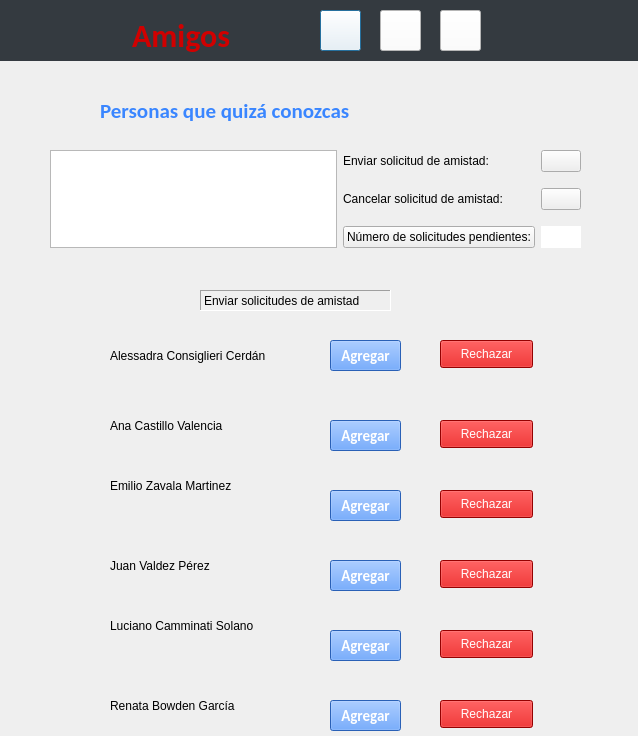
<?xml version="1.0" encoding="UTF-8"?>
<ui version="4.0">
 <class>Friends</class>
 <widget class="QDialog" name="Friends">
  <property name="geometry">
   <rect>
    <x>0</x>
    <y>0</y>
    <width>638</width>
    <height>736</height>
   </rect>
  </property>
  <property name="windowTitle">
   <string>Dialog</string>
  </property>
  <widget class="QStackedWidget" name="stackedWidget">
   <property name="geometry">
    <rect>
     <x>0</x>
     <y>0</y>
     <width>651</width>
     <height>61</height>
    </rect>
   </property>
   <property name="styleSheet">
    <string notr="true">QStackedWidget{
	background-color: #343A40;
	border: 1px #343A40;
}</string>
   </property>
   <widget class="QWidget" name="page">
    <widget class="QLabel" name="Picture">
     <property name="geometry">
      <rect>
       <x>10</x>
       <y>-10</y>
       <width>75</width>
       <height>75</height>
      </rect>
     </property>
     <property name="text">
      <string/>
     </property>
    </widget>
    <widget class="QPushButton" name="HomeButton">
     <property name="geometry">
      <rect>
       <x>320</x>
       <y>10</y>
       <width>41</width>
       <height>41</height>
      </rect>
     </property>
     <property name="styleSheet">
      <string notr="true">QPushButton{
	background-color: #FFFFFF;
}</string>
     </property>
     <property name="text">
      <string/>
     </property>
    </widget>
    <widget class="QPushButton" name="CalendarButton">
     <property name="geometry">
      <rect>
       <x>380</x>
       <y>10</y>
       <width>41</width>
       <height>41</height>
      </rect>
     </property>
     <property name="styleSheet">
      <string notr="true">QPushButton{
	background-color: #FFFFFF;
}</string>
     </property>
     <property name="text">
      <string/>
     </property>
    </widget>
    <widget class="QPushButton" name="FriendsButton">
     <property name="geometry">
      <rect>
       <x>440</x>
       <y>10</y>
       <width>41</width>
       <height>41</height>
      </rect>
     </property>
     <property name="styleSheet">
      <string notr="true">QPushButton{
	background-color: #FFFFFF;
}</string>
     </property>
     <property name="text">
      <string/>
     </property>
    </widget>
    <widget class="QLabel" name="Inicio">
     <property name="geometry">
      <rect>
       <x>120</x>
       <y>10</y>
       <width>161</width>
       <height>51</height>
      </rect>
     </property>
     <property name="font">
      <font>
       <family>Calibri</family>
       <pointsize>24</pointsize>
       <weight>75</weight>
       <bold>true</bold>
      </font>
     </property>
     <property name="styleSheet">
      <string notr="true">QLabel{
	background-color: #343A40;
	border: 0px;
	padding: 5px;
	color: #D00000
}</string>
     </property>
     <property name="text">
      <string>Amigos</string>
     </property>
    </widget>
    <widget class="QLabel" name="Nombre">
     <property name="geometry">
      <rect>
       <x>490</x>
       <y>10</y>
       <width>150</width>
       <height>15</height>
      </rect>
     </property>
     <property name="font">
      <font>
       <family>Calibri</family>
       <pointsize>10</pointsize>
       <weight>75</weight>
       <bold>true</bold>
      </font>
     </property>
     <property name="styleSheet">
      <string notr="true">QLabel{
	background-color: #343A40;
	border: 0px;
	color: #FFFFFF;
}</string>
     </property>
     <property name="text">
      <string/>
     </property>
     <property name="alignment">
      <set>Qt::AlignCenter</set>
     </property>
    </widget>
    <widget class="QLabel" name="Codigo">
     <property name="geometry">
      <rect>
       <x>490</x>
       <y>30</y>
       <width>150</width>
       <height>15</height>
      </rect>
     </property>
     <property name="font">
      <font>
       <family>Calibri</family>
       <pointsize>9</pointsize>
       <weight>75</weight>
       <bold>true</bold>
      </font>
     </property>
     <property name="styleSheet">
      <string notr="true">QLabel{
	background-color: #343A40;
	border: 0px;
	color: #D00000;
}</string>
     </property>
     <property name="text">
      <string/>
     </property>
     <property name="alignment">
      <set>Qt::AlignCenter</set>
     </property>
    </widget>
   </widget>
  </widget>
  <widget class="QWidget" name="layoutWidget">
   <property name="geometry">
    <rect>
     <x>50</x>
     <y>140</y>
     <width>531</width>
     <height>121</height>
    </rect>
   </property>
   <layout class="QGridLayout" name="gridLayout">
    <item row="1" column="2">
     <widget class="QPushButton" name="CancelarSolicitud">
      <property name="text">
       <string/>
      </property>
     </widget>
    </item>
    <item row="1" column="1">
     <widget class="QLabel" name="label_3">
      <property name="text">
       <string>Cancelar solicitud de amistad:</string>
      </property>
     </widget>
    </item>
    <item row="0" column="0" rowspan="3">
     <widget class="QListWidget" name="listWidget"/>
    </item>
    <item row="2" column="1">
     <widget class="QPushButton" name="pushButton">
      <property name="text">
       <string>Número de solicitudes pendientes:</string>
      </property>
     </widget>
    </item>
    <item row="0" column="2">
     <widget class="QPushButton" name="EnviarSolicitud">
      <property name="text">
       <string/>
      </property>
     </widget>
    </item>
    <item row="0" column="1">
     <widget class="QLabel" name="label_2">
      <property name="text">
       <string>Enviar solicitud de amistad:</string>
      </property>
     </widget>
    </item>
    <item row="2" column="2">
     <widget class="QLabel" name="label">
      <property name="styleSheet">
       <string notr="true">QLabel{
	background-color: #FFFFFF;
}</string>
      </property>
      <property name="text">
       <string/>
      </property>
     </widget>
    </item>
   </layout>
  </widget>
  <widget class="QLabel" name="label_4">
   <property name="geometry">
    <rect>
     <x>100</x>
     <y>95</y>
     <width>341</width>
     <height>31</height>
    </rect>
   </property>
   <property name="font">
    <font>
     <family>Calibri</family>
     <pointsize>16</pointsize>
     <weight>75</weight>
     <bold>true</bold>
    </font>
   </property>
   <property name="styleSheet">
    <string notr="true">QLabel{
	vackground-color: #FFFFFF;
	color: #3A86FF;
}</string>
   </property>
   <property name="text">
    <string>Personas que quizá conozcas</string>
   </property>
  </widget>
  <widget class="QPushButton" name="pushButton_5">
   <property name="geometry">
    <rect>
     <x>440</x>
     <y>630</y>
     <width>93</width>
     <height>28</height>
    </rect>
   </property>
   <property name="styleSheet">
    <string notr="true">QPushButton{
	background-color: #D00000;
	color: #FFFFFF
}</string>
   </property>
   <property name="text">
    <string>Rechazar</string>
   </property>
  </widget>
  <widget class="QPushButton" name="NewUser_2">
   <property name="geometry">
    <rect>
     <x>330</x>
     <y>420</y>
     <width>71</width>
     <height>31</height>
    </rect>
   </property>
   <property name="font">
    <font>
     <family>Calibri</family>
     <pointsize>11</pointsize>
     <weight>75</weight>
     <bold>true</bold>
    </font>
   </property>
   <property name="contextMenuPolicy">
    <enum>Qt::DefaultContextMenu</enum>
   </property>
   <property name="styleSheet">
    <string notr="true">QPushButton{
	background-color: #3A86FF;
	color: #FFFFFF;
}</string>
   </property>
   <property name="text">
    <string>Agregar</string>
   </property>
  </widget>
  <widget class="QPushButton" name="pushButton_6">
   <property name="geometry">
    <rect>
     <x>440</x>
     <y>700</y>
     <width>93</width>
     <height>28</height>
    </rect>
   </property>
   <property name="styleSheet">
    <string notr="true">QPushButton{
	background-color: #D00000;
	color: #FFFFFF
}</string>
   </property>
   <property name="text">
    <string>Rechazar</string>
   </property>
  </widget>
  <widget class="QLabel" name="label_10">
   <property name="geometry">
    <rect>
     <x>110</x>
     <y>410</y>
     <width>171</width>
     <height>31</height>
    </rect>
   </property>
   <property name="text">
    <string>Ana Castillo Valencia</string>
   </property>
  </widget>
  <widget class="QPushButton" name="pushButton_4">
   <property name="geometry">
    <rect>
     <x>440</x>
     <y>560</y>
     <width>93</width>
     <height>28</height>
    </rect>
   </property>
   <property name="styleSheet">
    <string notr="true">QPushButton{
	background-color: #D00000;
	color: #FFFFFF
}</string>
   </property>
   <property name="text">
    <string>Rechazar</string>
   </property>
  </widget>
  <widget class="QPushButton" name="NewUser_4">
   <property name="geometry">
    <rect>
     <x>330</x>
     <y>700</y>
     <width>71</width>
     <height>31</height>
    </rect>
   </property>
   <property name="font">
    <font>
     <family>Calibri</family>
     <pointsize>11</pointsize>
     <weight>75</weight>
     <bold>true</bold>
    </font>
   </property>
   <property name="contextMenuPolicy">
    <enum>Qt::DefaultContextMenu</enum>
   </property>
   <property name="styleSheet">
    <string notr="true">QPushButton{
	background-color: #3A86FF;
	color: #FFFFFF;
}</string>
   </property>
   <property name="text">
    <string>Agregar</string>
   </property>
  </widget>
  <widget class="QPushButton" name="pushButton_2">
   <property name="geometry">
    <rect>
     <x>440</x>
     <y>420</y>
     <width>93</width>
     <height>28</height>
    </rect>
   </property>
   <property name="styleSheet">
    <string notr="true">QPushButton{
	background-color: #D00000;
	color: #FFFFFF
}</string>
   </property>
   <property name="text">
    <string>Rechazar</string>
   </property>
  </widget>
  <widget class="QLabel" name="label_11">
   <property name="geometry">
    <rect>
     <x>110</x>
     <y>470</y>
     <width>171</width>
     <height>31</height>
    </rect>
   </property>
   <property name="text">
    <string>Emilio Zavala Martinez</string>
   </property>
  </widget>
  <widget class="QPushButton" name="NewUser_6">
   <property name="geometry">
    <rect>
     <x>330</x>
     <y>560</y>
     <width>71</width>
     <height>31</height>
    </rect>
   </property>
   <property name="font">
    <font>
     <family>Calibri</family>
     <pointsize>11</pointsize>
     <weight>75</weight>
     <bold>true</bold>
    </font>
   </property>
   <property name="contextMenuPolicy">
    <enum>Qt::DefaultContextMenu</enum>
   </property>
   <property name="styleSheet">
    <string notr="true">QPushButton{
	background-color: #3A86FF;
	color: #FFFFFF;
}</string>
   </property>
   <property name="text">
    <string>Agregar</string>
   </property>
  </widget>
  <widget class="QLabel" name="label_6">
   <property name="geometry">
    <rect>
     <x>20</x>
     <y>460</y>
     <width>71</width>
     <height>81</height>
    </rect>
   </property>
   <property name="text">
    <string/>
   </property>
   <property name="pixmap">
    <pixmap>C:/Users/User/OneDrive/Desktop/imagenes/Emilio Zavala Martinez.jpg</pixmap>
   </property>
   <property name="scaledContents">
    <bool>true</bool>
   </property>
  </widget>
  <widget class="QPushButton" name="pushButton_3">
   <property name="geometry">
    <rect>
     <x>440</x>
     <y>340</y>
     <width>93</width>
     <height>28</height>
    </rect>
   </property>
   <property name="styleSheet">
    <string notr="true">QPushButton{
	background-color: #D00000;
	color: #FFFFFF
}</string>
   </property>
   <property name="text">
    <string>Rechazar</string>
   </property>
  </widget>
  <widget class="QLabel" name="label_9">
   <property name="geometry">
    <rect>
     <x>110</x>
     <y>340</y>
     <width>171</width>
     <height>31</height>
    </rect>
   </property>
   <property name="text">
    <string>Alessadra Consiglieri Cerdán</string>
   </property>
  </widget>
  <widget class="QLabel" name="label_13">
   <property name="geometry">
    <rect>
     <x>110</x>
     <y>610</y>
     <width>171</width>
     <height>31</height>
    </rect>
   </property>
   <property name="text">
    <string>Luciano Camminati Solano</string>
   </property>
  </widget>
  <widget class="QLabel" name="label_12">
   <property name="geometry">
    <rect>
     <x>110</x>
     <y>550</y>
     <width>171</width>
     <height>31</height>
    </rect>
   </property>
   <property name="text">
    <string>Juan Valdez Pérez</string>
   </property>
  </widget>
  <widget class="QLabel" name="label_5">
   <property name="geometry">
    <rect>
     <x>200</x>
     <y>290</y>
     <width>191</width>
     <height>21</height>
    </rect>
   </property>
   <property name="frameShape">
    <enum>QFrame::Panel</enum>
   </property>
   <property name="frameShadow">
    <enum>QFrame::Sunken</enum>
   </property>
   <property name="text">
    <string>Enviar solicitudes de amistad</string>
   </property>
   <property name="textFormat">
    <enum>Qt::AutoText</enum>
   </property>
  </widget>
  <widget class="QPushButton" name="NewUser_3">
   <property name="geometry">
    <rect>
     <x>330</x>
     <y>490</y>
     <width>71</width>
     <height>31</height>
    </rect>
   </property>
   <property name="font">
    <font>
     <family>Calibri</family>
     <pointsize>11</pointsize>
     <weight>75</weight>
     <bold>true</bold>
    </font>
   </property>
   <property name="contextMenuPolicy">
    <enum>Qt::DefaultContextMenu</enum>
   </property>
   <property name="styleSheet">
    <string notr="true">QPushButton{
	background-color: #3A86FF;
	color: #FFFFFF;
}</string>
   </property>
   <property name="text">
    <string>Agregar</string>
   </property>
  </widget>
  <widget class="QLabel" name="label_7">
   <property name="geometry">
    <rect>
     <x>30</x>
     <y>410</y>
     <width>55</width>
     <height>16</height>
    </rect>
   </property>
   <property name="text">
    <string/>
   </property>
  </widget>
  <widget class="QLabel" name="label_14">
   <property name="geometry">
    <rect>
     <x>110</x>
     <y>690</y>
     <width>171</width>
     <height>31</height>
    </rect>
   </property>
   <property name="text">
    <string>Renata Bowden García</string>
   </property>
  </widget>
  <widget class="QLabel" name="label_8">
   <property name="geometry">
    <rect>
     <x>20</x>
     <y>540</y>
     <width>71</width>
     <height>71</height>
    </rect>
   </property>
   <property name="text">
    <string/>
   </property>
   <property name="pixmap">
    <pixmap>C:/Users/User/OneDrive/Desktop/imagenes/perfil.jpg</pixmap>
   </property>
   <property name="scaledContents">
    <bool>true</bool>
   </property>
  </widget>
  <widget class="QLabel" name="label_15">
   <property name="geometry">
    <rect>
     <x>20</x>
     <y>610</y>
     <width>71</width>
     <height>71</height>
    </rect>
   </property>
   <property name="text">
    <string/>
   </property>
   <property name="pixmap">
    <pixmap>C:/Users/User/OneDrive/Desktop/imagenes/Luciano Camminati Solano.jpg</pixmap>
   </property>
   <property name="scaledContents">
    <bool>true</bool>
   </property>
  </widget>
  <widget class="QPushButton" name="NewUser">
   <property name="geometry">
    <rect>
     <x>330</x>
     <y>340</y>
     <width>71</width>
     <height>31</height>
    </rect>
   </property>
   <property name="font">
    <font>
     <family>Calibri</family>
     <pointsize>11</pointsize>
     <weight>75</weight>
     <bold>true</bold>
    </font>
   </property>
   <property name="contextMenuPolicy">
    <enum>Qt::DefaultContextMenu</enum>
   </property>
   <property name="styleSheet">
    <string notr="true">QPushButton{
	background-color: #3A86FF;
	color: #FFFFFF;
}</string>
   </property>
   <property name="text">
    <string>Agregar</string>
   </property>
  </widget>
  <widget class="QPushButton" name="pushButton_7">
   <property name="geometry">
    <rect>
     <x>440</x>
     <y>490</y>
     <width>93</width>
     <height>28</height>
    </rect>
   </property>
   <property name="styleSheet">
    <string notr="true">QPushButton{
	background-color: #D00000;
	color: #FFFFFF
}</string>
   </property>
   <property name="text">
    <string>Rechazar</string>
   </property>
  </widget>
  <widget class="QPushButton" name="NewUser_5">
   <property name="geometry">
    <rect>
     <x>330</x>
     <y>630</y>
     <width>71</width>
     <height>31</height>
    </rect>
   </property>
   <property name="font">
    <font>
     <family>Calibri</family>
     <pointsize>11</pointsize>
     <weight>75</weight>
     <bold>true</bold>
    </font>
   </property>
   <property name="contextMenuPolicy">
    <enum>Qt::DefaultContextMenu</enum>
   </property>
   <property name="styleSheet">
    <string notr="true">QPushButton{
	background-color: #3A86FF;
	color: #FFFFFF;
}</string>
   </property>
   <property name="text">
    <string>Agregar</string>
   </property>
  </widget>
  <widget class="QLabel" name="label_16">
   <property name="geometry">
    <rect>
     <x>20</x>
     <y>680</y>
     <width>71</width>
     <height>61</height>
    </rect>
   </property>
   <property name="text">
    <string/>
   </property>
   <property name="pixmap">
    <pixmap>C:/Users/User/OneDrive/Desktop/imagenes/Renata Bowden Fernández.jpg</pixmap>
   </property>
   <property name="scaledContents">
    <bool>true</bool>
   </property>
  </widget>
  <widget class="QLabel" name="label_17">
   <property name="geometry">
    <rect>
     <x>20</x>
     <y>390</y>
     <width>71</width>
     <height>71</height>
    </rect>
   </property>
   <property name="text">
    <string/>
   </property>
   <property name="pixmap">
    <pixmap>C:/Users/User/OneDrive/Desktop/imagenes/Ana Castillo Valencia.jpg</pixmap>
   </property>
   <property name="scaledContents">
    <bool>true</bool>
   </property>
  </widget>
  <widget class="QLabel" name="label_18">
   <property name="geometry">
    <rect>
     <x>20</x>
     <y>320</y>
     <width>71</width>
     <height>71</height>
    </rect>
   </property>
   <property name="text">
    <string/>
   </property>
   <property name="pixmap">
    <pixmap>C:/Users/User/OneDrive/Desktop/imagenes/Alessandra Consiglieri Cerdán.jpg</pixmap>
   </property>
   <property name="scaledContents">
    <bool>true</bool>
   </property>
  </widget>
 </widget>
 <resources/>
 <connections/>
</ui>
